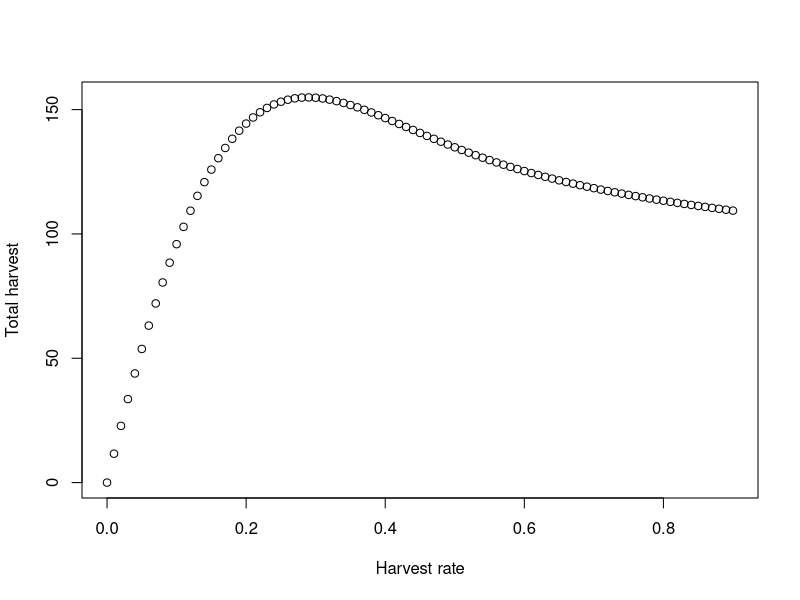
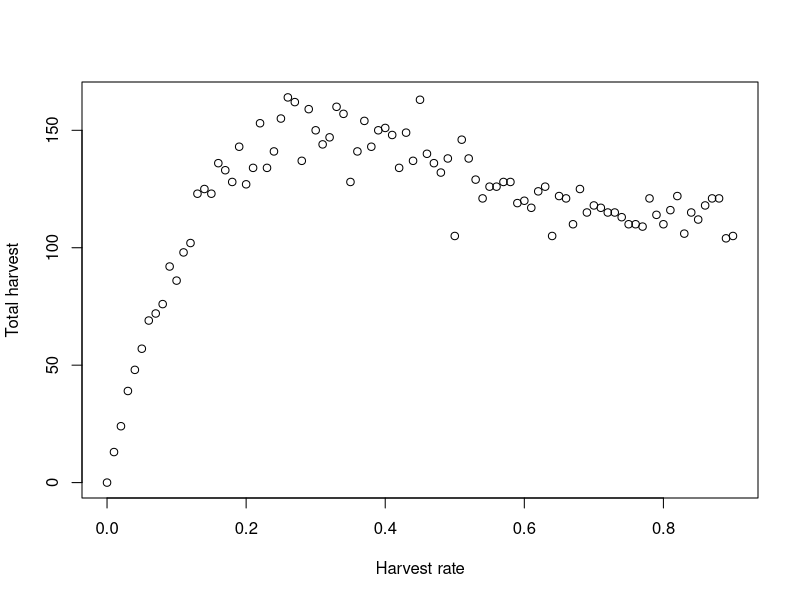
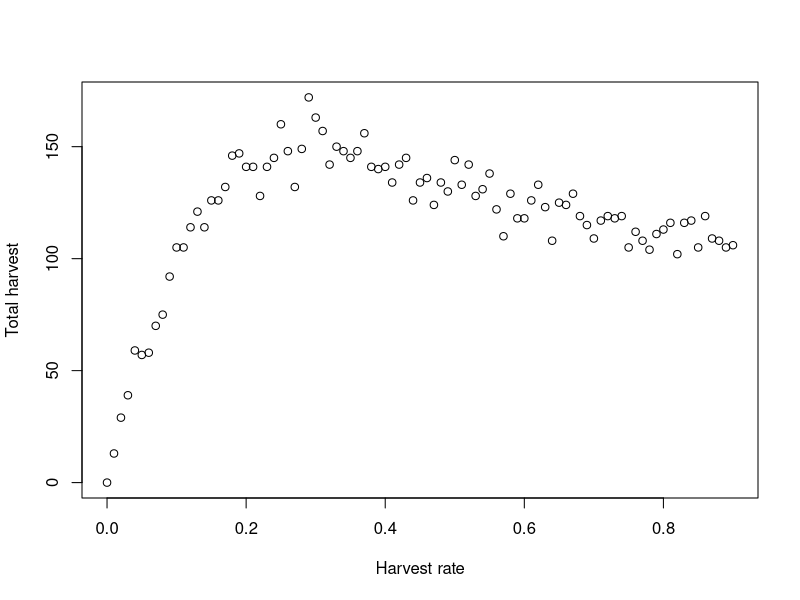
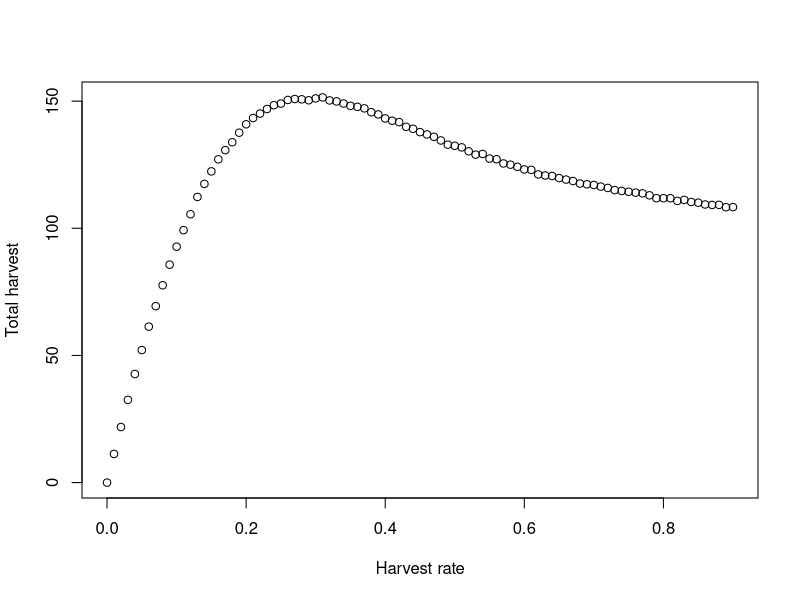

Write the R code that produced these figures, in order.

##' Now lets think of a dynamic decision here we want to determine the 
##' optimal harvest rate of tribbles, tribble life history is such that
##' we can use logistic population model to cover the dynamics of the
##' whole population below we specify the population parameters and evaluate
##' the **cumulative harvest** over a ten year period. Note that the harvest 
##' rate remains constant across the years and the model is deterministic. 

## maximum population growth rate
rmax<-0.3
## carrying capacity
K<-125
#population dynamics function
tada<-c()
for(H.rate in 0:90*0.01){
  #initial population
  N.t<- 100  
  ## initial cumulative harvest
  T.harvest<-0
  ## year loop
  for(i in 1:10){
    ## pop dynamics
    N.t2<-N.t+rmax*N.t*(1-N.t/K)
    ## harvest some tribbles
    harvest<- N.t2*H.rate  
    ## surviving tribbles
    N.t <- N.t2 - harvest
    ## accumulate the harvest
    T.harvest<- T.harvest + harvest
  }
  tada<- rbind(tada,c(H.rate,T.harvest))
}

plot(tada[,2]~tada[,1],xlab = "Harvest rate", ylab = "Total harvest")

############################################################
## lets add a little annual stochasisity to the model 


tada<-c()
for(H.rate in 0:90*0.01){
  #initial population
  N.t<- 100
  ## initial cumulative harvest
  T.harvest<-0
  ## year loop
  for(i in 1:10){
    ## maximum population growth rate
    rmax<-rgamma(1,36,1/0.0083) ##mean 0.3 sd 0.05
    ## carrying capacity
    K<-round(rgamma(1,25,1/5)) ##mean 125 sd 25
    ## pop dynamics
    N.t2<-round(N.t+rmax*N.t*(1-N.t/K))
    ## harvest some tribbles
    harvest<- rbinom(1,N.t2,H.rate)  
    ## surviving tribbles
    N.t <- N.t2 - harvest
    ## accumulate the harvest
    T.harvest<- T.harvest + harvest
  }
  tada<- rbind(tada,c(H.rate,T.harvest))
}

plot(tada[,2]~tada[,1],xlab = "Harvest rate", ylab = "Total harvest")

#' we could solve this using simulation but first lets create a function
#' that does the dynamics in 1 year
#' here the inputs are the harvest rate and the current tribble 
#' population size. Remember this is our system state and decision 
#' (for later think state dependent decision making)

popn.harv<-function(N.t,H.rate){
  ## maximum population growth rate
  rmax<-rgamma(1,36,1/0.0083) ##mean 0.3 sd 0.05
  ## carrying capacity
  K<-round(rgamma(1,25,1/5)) ##mean 125 sd 25
  ## pop dynamics
  N.t2<-round(N.t+rmax*N.t*(1-N.t/K))
  ## harvest some tribbles
  harvest<- rbinom(1,N.t2,H.rate)  
  ## surviving tribbles
  N.t <- N.t2 - harvest
  # return a vector with harvest and next population size
  return(c(harvest,N.t))
}


################ using the function we now have


tada<-c()
for(H.rate in 0:90*0.01){
  #initial population
  N.t<- 100
  ## initial cumulative harvest
  T.harvest<-0
  ## year loop
  for(i in 1:10){
    ret.n.fut<-popn.harv(N.t,H.rate)
    ## add yearly harvest to total
    T.harvest<- T.harvest + ret.n.fut[1]
    ## adult tribbles surviving to reproduce
    N.t<-ret.n.fut[2]
  }
  tada<- rbind(tada,c(H.rate,T.harvest))
}

plot(tada[,2]~tada[,1],,xlab = "Harvest rate", ylab = "Total harvest")


#' lets add a replicate loop so we can run multiple
#' sumulations and calculate the expected cumulative harvest
#' (i.e., the average cumulative harvest)

tada<-c()
for(H.rate in 0:90*0.01){
  all.harv<- NULL
  for(rep in 1:500){
    ## initial population
    N.t<- 100
    ## initial cumulative harvest
    T.harvest<-0
    ## year loop
    for(i in 1:10){
      ret.n.fut<-popn.harv(N.t,H.rate)
      ## add yearly harvest to total
      T.harvest<- T.harvest + ret.n.fut[1]
      ## adult tribbles surviving to reproduce
      N.t<-ret.n.fut[2]
    } ## end of annual loop
    
    all.harv<-c(all.harv,T.harvest)
  } #end of replicate loop
  
  tada<- rbind(tada,c(H.rate,mean(all.harv)))
} # end of decision loop

plot(tada[,2]~tada[,1],xlab = "Harvest rate", ylab = "Total harvest")

## where is maximum harvest rate?
tada[tada[,2]== max(tada[,2]),1]




